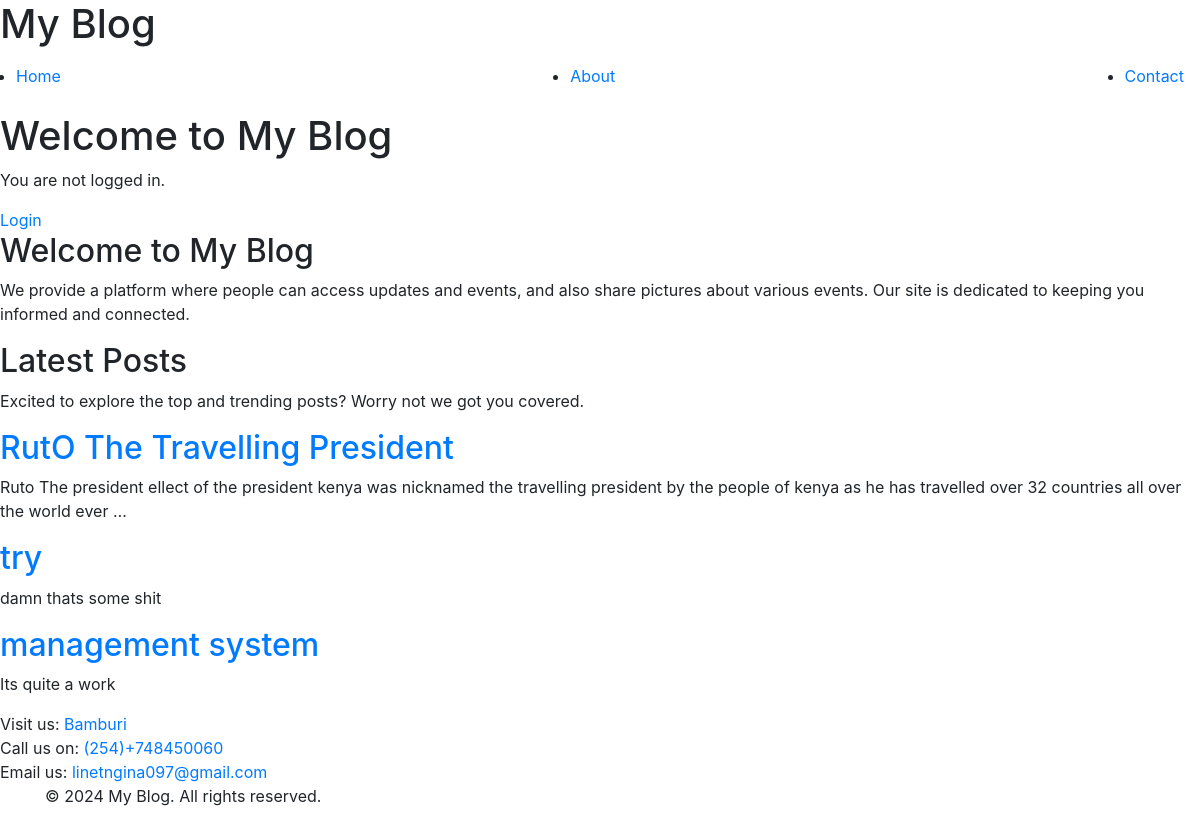
The page / on the database its author committed.
### blog/models.py (models this page shows, shortened)
class Post(models.Model):
    title = models.CharField(max_length=200)
    content = models.TextField()
    created_at = models.DateTimeField(auto_now_add=True)

### blog/views.py (the view)
# urls.py: path('', views.index, name='index'),
def index(request):
    posts = Post.objects.filter()
    return render(request, 'blog/index.html', {'posts': posts})

### blog/templates/blog/index.html (shortened to what this page needs)
{% extends "blog/base.html" %}
{% block content %}
    <h1>Welcome to My Blog</h1>
    {% if user.is_authenticated %}
        <p>Hello, {{ user.username }}! You are logged in.</p>
        <a href="{% url 'logout' %}">Logout</a>
    {% else %}
        <p>You are not logged in.</p>
        <a href="{% url 'login' %}">Login</a>
    {% endif %}
    <h2>Welcome to My Blog</h2>
    <p>We provide a platform where people can access updates and events, and also share pictures about various events. Our site is dedicated to keeping you informed and connected.</p>
    <h2>Latest Posts</h2>
    <p>Excited to explore the top and trending posts? Worry not we got you covered.</p>
    <div>
        {% for post in posts %}
            <h2><a href="{% url 'post_detail' post.id %}">{{ post.title }}</a></h2>
            <p>{{ post.content|truncatewords:30 }}</p>
        {% endfor %}
    </div>
{% endblock %}

### blog/templates/blog/base.html (shortened to what this page needs)
<!DOCTYPE html>
<html lang="en">
<head>
    {% load static %}
    <link rel="stylesheet" href="https://stackpath.bootstrapcdn.com/bootstrap/4.5.2/css/bootstrap.min.css">
</head>
<body>
    <header>
        <h1>My Blog</h1>
        <nav>
            <ul class="navbar">
                <li><a href="{% url 'index' %}" class="nav-button">Home</a></li>
                <li><a href="{% url 'about' %}" class="nav-button">About</a></li>
                <li><a href="{% url 'contact' %}" class="nav-button">Contact</a></li>
            </ul>
        </nav>
    </header>
    <main class="main-content">
        {% block content %}
        {% endblock %}
    </main>
    <footer class="footer">
        <div class="footer-container">
            <div class="contact-info">
                <div class="contact-item"> Visit us:
                    <a href="https://www.google.com/maps/place/Fort+Jesus+Museum/@-4.0672884,39.682765,15z/data=!4m6!3m5!1s0x184013559fde16d1:0x2ca213f81093aea!8m2!3d-4.0622784!4d39.6795769!16zL20vMDJxaGht?entry=ttu" target="_blank">Bamburi</a>
                </div>
                <div class="contact-item"> Call us on:
                    <a href="tel:+254748450060" target="_blank">(254)+748450060</a>
                </div>
                <div class="contact-item"> Email us:
                    <a href="mailto:linetngina097@gmail.com" target="_blank">linetngina097@gmail.com</a>
                </div>
            </div>
        </div>
        <div class="container">
            <p>&copy; 2024 My Blog. All rights reserved.</p>
        </div>
    </footer>
</body>
</html>

### rows shown on the page
Post: title "RutO The Travelling President", content "Ruto The president ellect of the president kenya was nicknamed the travelling president by the people of kenya as he has travelled over 32 countries all over the world ever …"
Post: title "try", content "damn thats some shit"
Post: title "management system", content "Its quite a work"
